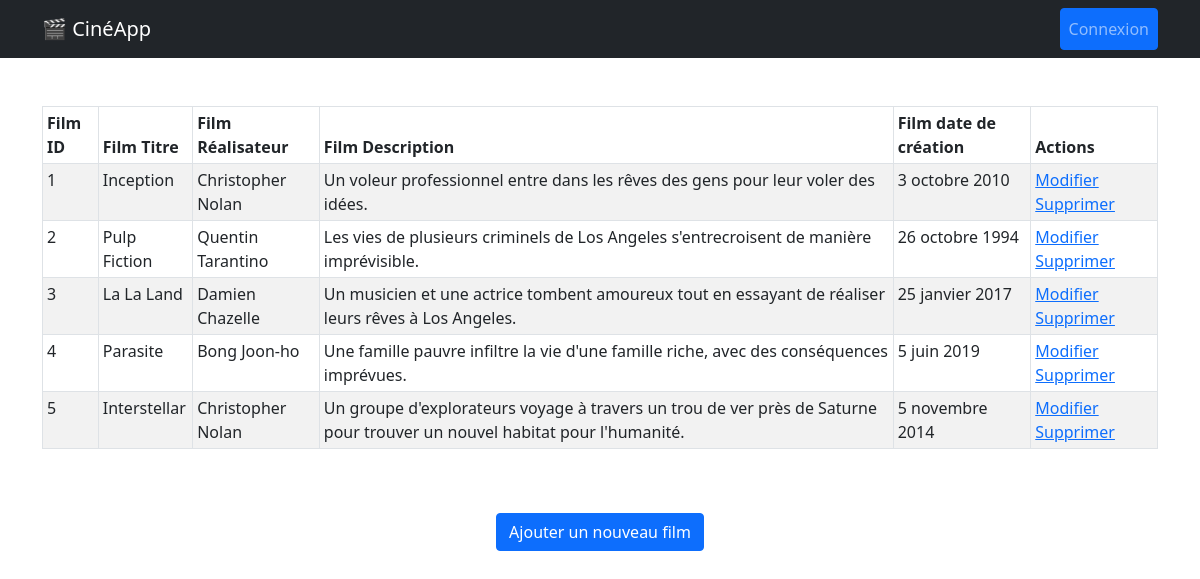
Before: / with the older database file.
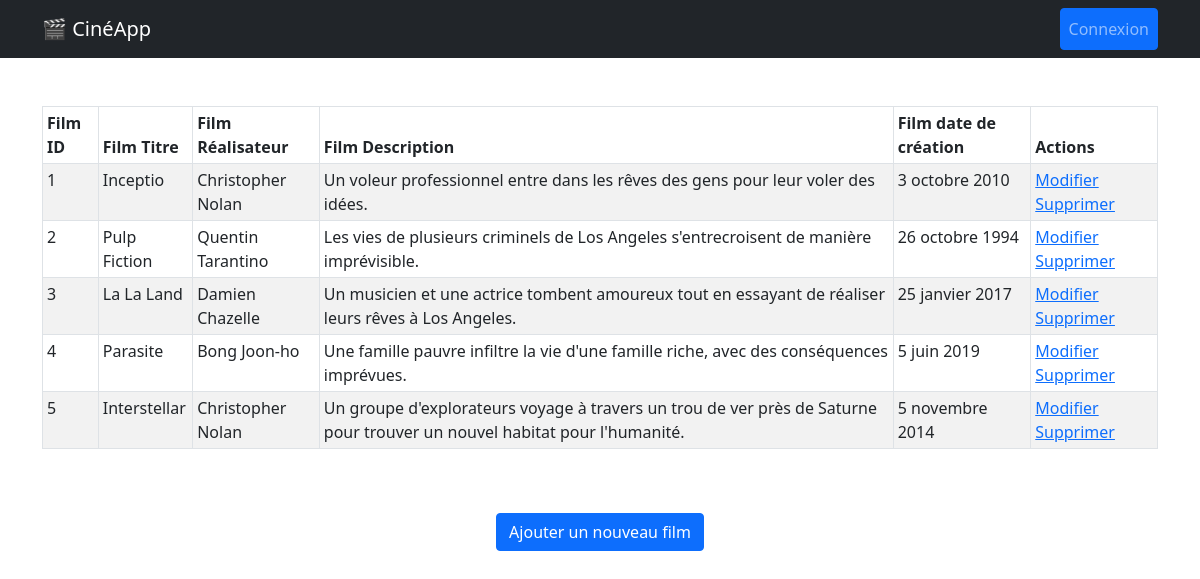
After: the same page with the newer database file.
### lesFilms/models.py (models this page shows, shortened)
class Film(models.Model):
    titre = models.CharField(max_length=250)
    description = models.TextField()
    date_creation = models.DateField()
    realisateur = models.ForeignKey(
        Realisateur, on_delete=models.CASCADE, related_name="films"
    )

class Realisateur(models.Model):
    nom = models.CharField(max_length=250)
    prenom = models.CharField(max_length=250)
    def __str__(self):
        return f"{self.prenom} {self.nom}"

### lesFilms/views.py (the view)
# urls.py: path("", views.FilmListView.as_view(), name="film_list"),
class FilmListView(ListView):
    model = Film
    template_name = "lesFilms/film/film_list.html"  # Nom du template à utiliser
    context_object_name = "films"  # Nom de la variable à utiliser dans le template

### lesFilms/templates/lesFilms/film/film_list.html (shortened to what this page needs)
{% extends "lesFilms/base.html" %}
{% block content %}
<table class="table table-striped table-bordered table-sm">
  <thead class="thead-dark">
    <tr>
      <th>Film ID</th>
      <th>Film Titre</th>
      <th>Film Réalisateur</th>
      <th>Film Description</th>
      <th>Film date de création</th>
      <th>Actions</th>
    </tr>
  </thead>
  <tbody>
    {% for film in films %}
    <tr>
      <td>{{ film.id }}</td>
      <td>{{ film.titre }}</td>
      <td>{{ film.realisateur }}</td>
      <td>{{ film.description }}</td>
      <td>{{ film.date_creation }}</td>
      <td>
        <a href="{% url 'film_edit' film.id %}"
          ><span class="glyphicon glyphicon-pencil">Modifier</span></a
        >
        <a
          href="#"
          class="open-deleteModal"
          data-bs-toggle="modal"
          data-bs-target="#deleteModal"
          data-url="{% url 'film_delete' film.id %}"
          >Supprimer</a
        >
      </td>
    </tr>
    {% endfor %}
  </tbody>
</table>
<br />
<br />
<div class="justify-content-center d-flex">
  <a href="{% url 'film_add' %}" class="btn btn-primary"
    >Ajouter un nouveau film</a
  >
</div>
{% endblock %}

Changed rows visible on the page:
changed Film "Un voleur professionnel entre dans les rêves des gens pour leur voler des idées.": titre "Inception" → "Inceptio"
